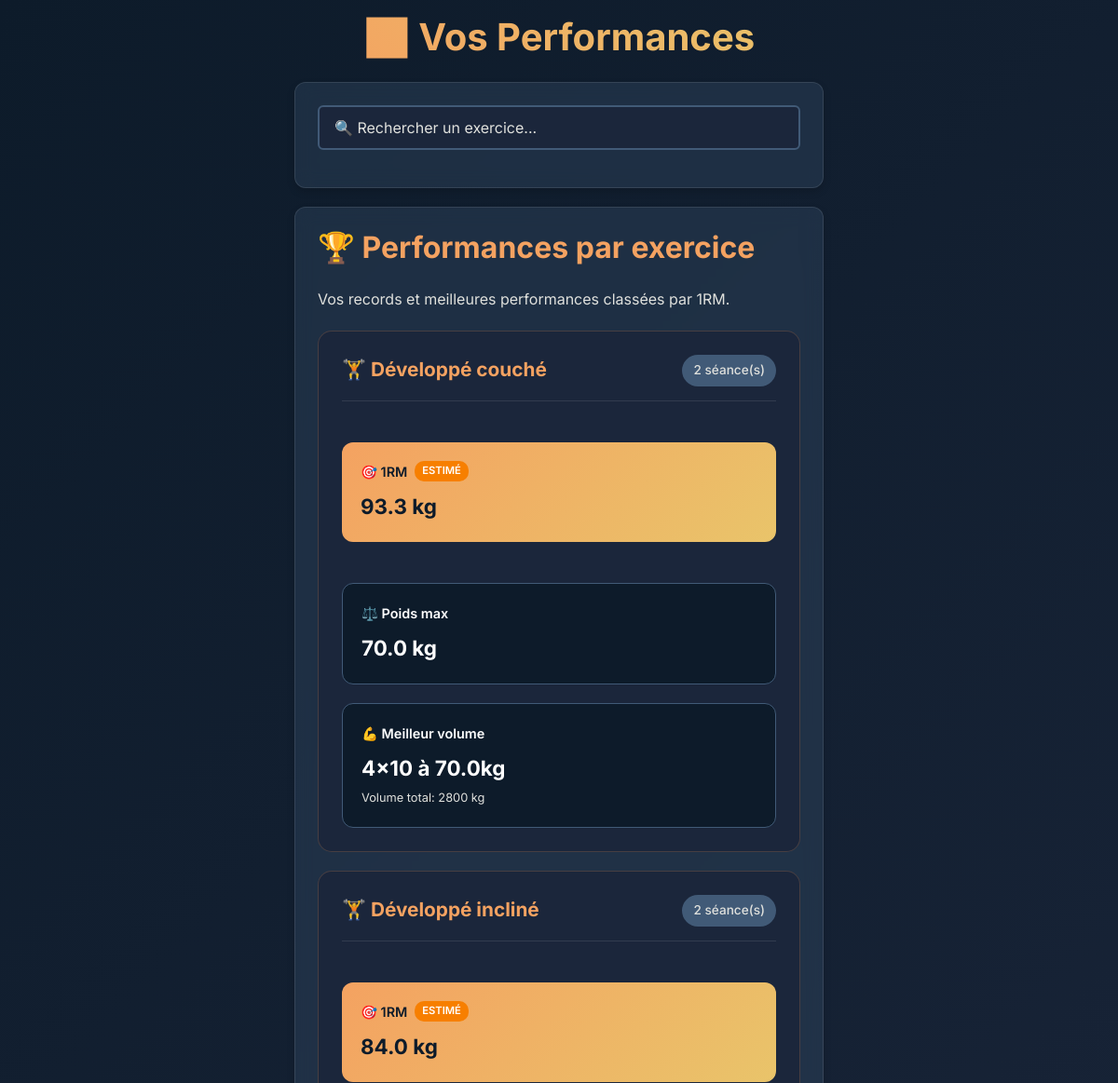
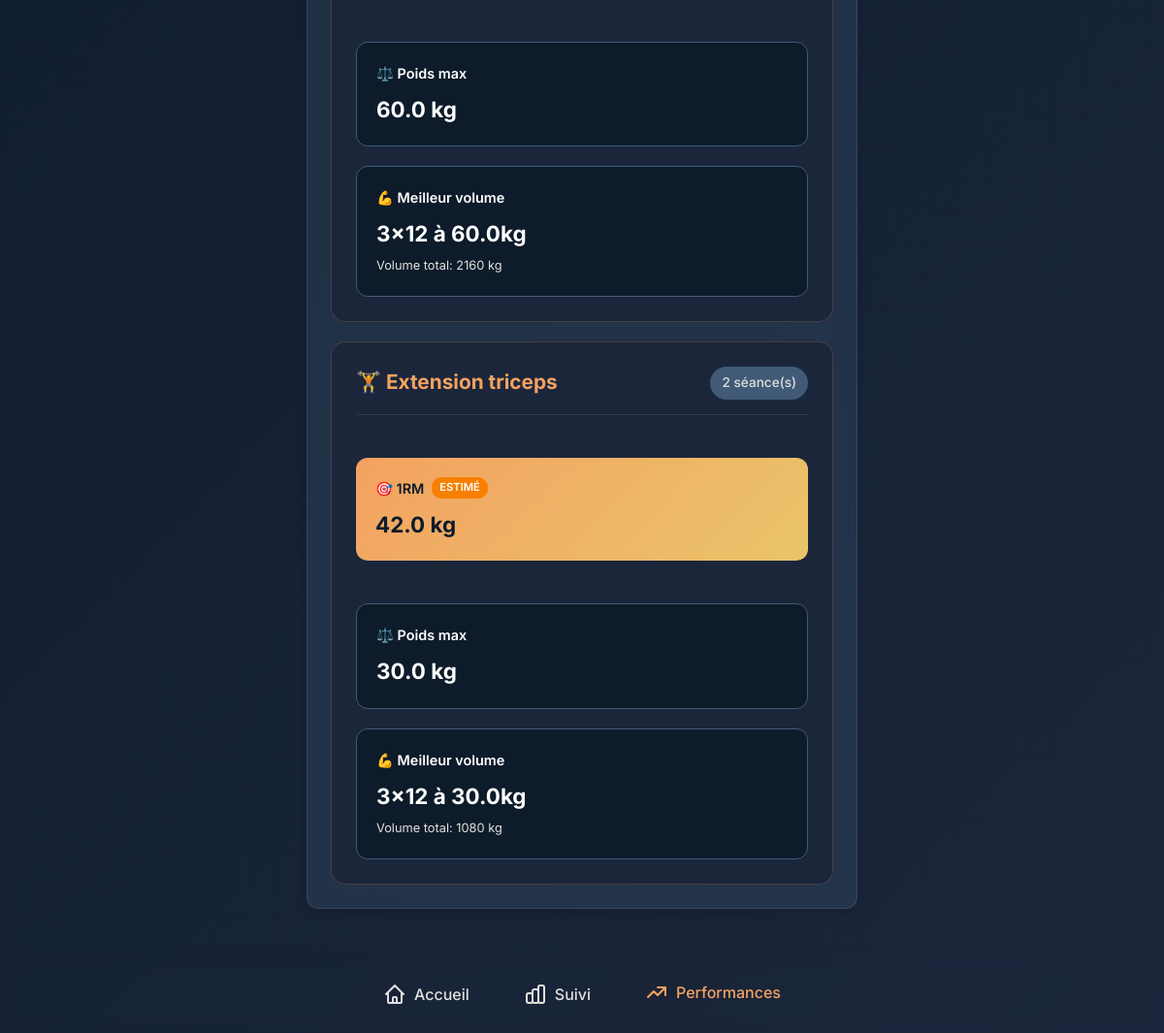
The app's page /progress with its own data (2 pictures, top to bottom).
### tables this page shows
CREATE TABLE exercises (
                    id INTEGER PRIMARY KEY AUTOINCREMENT,
                    session_id INTEGER NOT NULL,
                    exercise_name TEXT NOT NULL,
                    sets INTEGER NOT NULL,
                    reps INTEGER NOT NULL,
                    weight REAL NOT NULL,
                    FOREIGN KEY (session_id) REFERENCES sessions (id)
                );

### app.py (the view, shortened to what this page needs)
@app.route('/progress')
def view_progress():
    old_entries = []
    new_entries = []
    exercise_stats = {}
    try:
        with sqlite3.connect('database.db') as conn:
            cur = conn.cursor()
            try:
                cur.execute("SELECT * FROM performance ORDER BY date DESC")
                old_entries = cur.fetchall() or []
            except sqlite3.OperationalError:
                old_entries = []
            try:
                cur.execute("""
                    SELECT e.exercise_name, e.sets, e.reps, e.weight, s.date, s.name
                    FROM exercises e
                    JOIN sessions s ON e.session_id = s.id
                    ORDER BY s.date DESC
                """)
                new_entries = cur.fetchall() or []
            except sqlite3.OperationalError:
                new_entries = []
    except sqlite3.Error as e:
        print(f"Erreur de base de données dans view_progress: {e}")
        init_db()
        old_entries = []
        new_entries = []
    except Exception as e:
        print(f"Erreur inattendue dans view_progress: {e}")
        old_entries = []
        new_entries = []
    try:
        for entry in new_entries:
            if len(entry) >= 4:
                exercise_name = entry[0] if entry[0] else "Exercice inconnu"
                sets = entry[1] if entry[1] is not None else 0
                reps = entry[2] if entry[2] is not None else 0
                weight = entry[3] if entry[3] is not None else 0.0
                if exercise_name and sets > 0 and reps > 0 and weight > 0:
                    if exercise_name not in exercise_stats:
                        exercise_stats[exercise_name] = {
                            'max_weight': weight,
                            'max_1rm': calculate_1rm(weight, reps),
                            'best_volume_sets': sets,
                            'best_volume_reps': reps,
                            'best_volume_weight': weight,
                            'best_volume_total': sets * reps * weight,
                            'total_sessions': 1,
                            'has_actual_1rm': (reps == 1)
                        }
                    else:
                        stats = exercise_stats[exercise_name]
                        if weight > stats['max_weight']:
                            stats['max_weight'] = weight
                        current_1rm = calculate_1rm(weight, reps)
                        if current_1rm > stats['max_1rm']:
                            stats['max_1rm'] = current_1rm
                            if reps == 1:
                                stats['has_actual_1rm'] = True
                        current_volume = sets * reps * weight
                        if current_volume > stats['best_volume_total']:
                            stats['best_volume_sets'] = sets
                            stats['best_volume_reps'] = reps
                            stats['best_volume_weight'] = weight
                            stats['best_volume_total'] = current_volume
                        stats['total_sessions'] += 1
    except Exception as e:
        print(f"Erreur lors du calcul des statistiques : {e}")
        exercise_stats = {}
    try:
        sorted_exercises = sorted(exercise_stats.items(), key=lambda x: x[1]['max_1rm'], reverse=True)
    except Exception as e:
        print(f"Erreur lors du tri des exercices : {e}")
        sorted_exercises = []
    return render_template('progress.html',
                         entries=old_entries,
                         exercise_stats=sorted_exercises,
                         total_exercises=len(exercise_stats))

### app.py (called while the page is built)
def calculate_1rm(weight, reps):
    try:
        weight = float(weight) if weight is not None else 0.0
        reps = int(reps) if reps is not None else 1
        if weight <= 0 or reps <= 0:
            return 0.0
        if reps == 1:
            return weight
        elif reps <= 12:  # Formule fiable jusqu'à 12 reps
            return round(weight * (1 + reps / 30), 1)
        else:  # Pour plus de 12 reps, estimation moins précise
            return round(weight * (1 + reps / 30), 1)
    except (ValueError, TypeError, ZeroDivisionError) as e:
        print(f"Erreur dans calculate_1rm: {e}, weight={weight}, reps={reps}")
        return 0.0

### templates/progress.html (shortened to what this page needs)
{% extends "base.html" %}
{% block content %}
<div class="fade-in">
    <h1>📈 Vos Performances</h1>
    <div class="card search-section">
        <div class="search-container">
            <div class="search-input-container">
                <input type="text"
                       id="exerciseSearch"
                       class="search-input"
                       placeholder="🔍 Rechercher un exercice..."
                       autocomplete="off">
            </div>
        </div>
    </div>
    {% if exercise_stats %}
    <div class="card">
        <h2>🏆 Performances par exercice</h2>
        <p>Vos records et meilleures performances classées par 1RM.</p>
        <div class="exercises-performance">
            {% for exercise_name, stats in exercise_stats %}
            <div class="exercise-performance-card">
                <div class="exercise-header">
                    <h3>🏋️ {{ exercise_name }}</h3>
                    <span class="sessions-count">{{ stats.total_sessions }} séance(s)</span>
                </div>
                <div class="performance-grid">
                    <div class="performance-item highlight">
                        <div class="performance-label">
                            🎯 1RM
                            {% if stats.has_actual_1rm %}
                                <span class="badge-actual">Réel</span>
                            {% else %}
                                <span class="badge-estimated">Estimé</span>
                            {% endif %}
                        </div>
                        <div class="performance-value">{{ "%.1f"|format(stats.max_1rm) }} kg</div>
                    </div>
                    <div class="performance-item">
                        <div class="performance-label">⚖️ Poids max</div>
                        <div class="performance-value">{{ stats.max_weight }} kg</div>
                    </div>
                    <div class="performance-item">
                        <div class="performance-label">💪 Meilleur volume</div>
                        <div class="performance-value">
                            {{ stats.best_volume_sets }}×{{ stats.best_volume_reps }} à {{ stats.best_volume_weight }}kg
                        </div>
                        <div class="performance-subtitle">
                            Volume total: {{ "%.0f"|format(stats.best_volume_total) }} kg
                        </div>
                    </div>
                </div>
            </div>
            {% endfor %}
        </div>
    </div>
    {% endif %}
</div>
{% endblock %}

### static/css/style.css (style rules this page uses)
:root { --primary: #0D1B2A; --secondary: #1B263B; --accent: #F4A261; --accent-secondary: #E9C46A; --surface: #415A77; --surface-light: #778DA9; --text-primary: #FFFFFF; --text-secondary: #E0E1DD; --text-muted: #B0B0B0; --success: #2D6A4F; --warning: #F77F00; --error: #D62828; --shadow-light: 0 2px 4px rgba(0, 0, 0, 0.1); --shadow-medium: 0 4px 8px rgba(0, 0, 0, 0.15); --shadow-heavy: 0 8px 16px rgba(0, 0, 0, 0.2); --radius-small: 6px; --radius-medium: 12px; --radius-large: 16px; --spacing-xs: 0.5rem; --spacing-sm: 0.75rem; --spacing-md: 1rem; --spacing-lg: 1.5rem; --spacing-xl: 2rem; --spacing-xxl: 3rem; --transition-fast: 0.15s ease-in-out; --transition-normal: 0.25s ease-in-out; --transition-slow: 0.4s ease-in-out; }
* { margin: 0; padding: 0; box-sizing: border-box; }
html { font-size: 16px; scroll-behavior: smooth; }
body { font-family: 'Inter', 'SF Pro Display', -apple-system, BlinkMacSystemFont, 'Segoe UI', Roboto, sans-serif; background: linear-gradient(135deg, var(--primary) 0%, var(--secondary) 100%); color: var(--text-primary); line-height: 1.6; min-height: 100vh; padding-bottom: 80px; overflow-x: hidden; }
h1, h2, h3, h4, h5, h6 { font-weight: 700; line-height: 1.2; margin-bottom: var(--spacing-md); color: var(--text-primary); }
h1 { font-size: 2.5rem; background: linear-gradient(45deg, var(--accent), var(--accent-secondary)); -webkit-background-clip: text; -webkit-text-fill-color: transparent; background-clip: text; text-align: center; margin-bottom: var(--spacing-lg); }
h2 { font-size: 2rem; color: var(--accent); margin-bottom: var(--spacing-lg); }
h3 { font-size: 1.5rem; color: var(--accent-secondary); }
p { margin-bottom: var(--spacing-md); color: var(--text-secondary); font-size: 1rem; font-weight: 400; }
.card { background: rgba(65, 90, 119, 0.3); backdrop-filter: blur(10px); border: 1px solid rgba(255, 255, 255, 0.1); border-radius: var(--radius-medium); padding: var(--spacing-lg); margin-bottom: var(--spacing-lg); box-shadow: var(--shadow-medium); transition: all var(--transition-normal); }
input[type="text"], input[type="number"], input[type="email"], input[type="password"], textarea, select { width: 100%; padding: var(--spacing-sm) var(--spacing-md); border: 2px solid var(--surface); border-radius: var(--radius-small); background: var(--secondary); color: var(--text-primary); font-size: 1rem; font-family: inherit; transition: all var(--transition-fast); margin-bottom: var(--spacing-md); }
input::placeholder, textarea::placeholder { color: var(--text-muted); }
.highlight { background: linear-gradient(45deg, var(--accent), var(--accent-secondary)); padding: var(--spacing-md); border-radius: var(--radius-medium); margin: var(--spacing-lg) 0; color: var(--primary); font-weight: 600; }
.fade-in { animation: fadeIn var(--transition-slow) ease-out; }
@media (min-width: 601px) { body { padding-bottom: 0; } }

### records on screen
exercises: exercise_name "Développé couché", total_sessions "2", max_1rm "93.3", max_weight "70.0", best_volume_sets "4", best_volume_reps "10", best_volume_weight "70.0", best_volume_total "2800"
exercises: exercise_name "Développé incliné", total_sessions "2", max_1rm "84.0", max_weight "60.0", best_volume_sets "3", best_volume_reps "12", best_volume_weight "60.0", best_volume_total "2160"
exercises: exercise_name "Extension triceps", total_sessions "2", max_1rm "42.0", max_weight "30.0", best_volume_sets "3", best_volume_reps "12", best_volume_weight "30.0", best_volume_total "1080"
